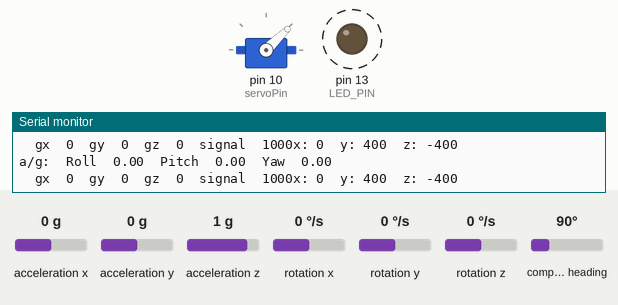
This sketch was run on a simulated Arduino Mega 2560, built with avr-gcc and run on an emulated ATmega2560. Parts: servo, output pins drawn as LEDs (lit = HIGH), the last lines printed to the serial monitor. Wiring (inferred from the names in the program): HMC5883L compass at I2C address 0x1E. Dashed ring = blinking. The test bench sets the inputs (shaded band); at power-on: acceleration z 1 g, rotation x 0 °/s, acceleration x 0 g, acceleration y 0 g, rotation y 0 °/s, rotation z 0 °/s, compass heading 90°.

Above: at 2.47 s.
2.8 s: acceleration z set to 0.1 g
5.8 s: acceleration z set to -0.2 g
At 8.07 s:
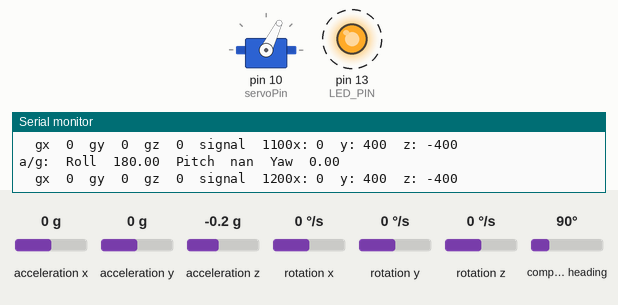
8.8 s: rotation x set to -192 °/s
11.8 s: acceleration z set to 0 g
At 11.84 s:
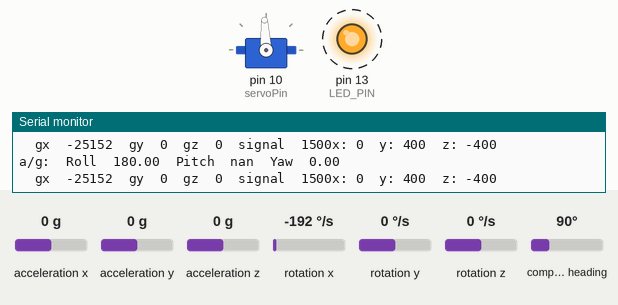
14.8 s: acceleration x set to 0.2 g
At 16.03 s:
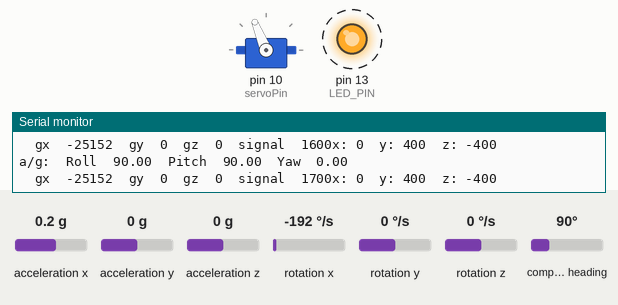
17.8 s: acceleration x set to -1.4 g
At 18.15 s:
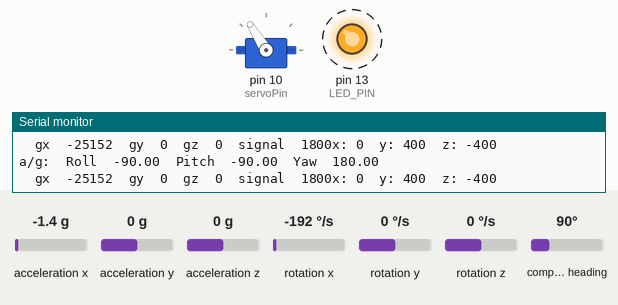
Timing chart, 0 to 21.8 s (numbered marks = the images above; inputs shaded):
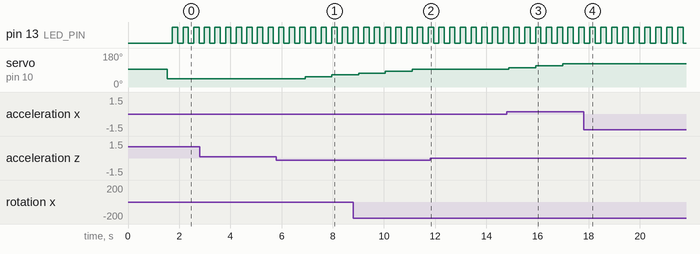

The sketch:

imu_and_hmc.ino
```cpp
#include <Wire.h>
#include <I2Cdev.h>
#include <MPU6050.h>
#include <Servo.h>

// class default I2C address is 0x68
// specific I2C addresses may be passed as a parameter here
// AD0 low = 0x68 (default for InvenSense evaluation board)
// AD0 high = 0x69
MPU6050 accelgyro;

#define address 0x1E

int16_t ax, ay, az;
int16_t gx, gy, gz;
int x,y,z; //triple axis data
double Roll;
double Pitch;
double Yaw;

int servoPin = 10;
#define MAX_FDIR 1900
#define MIN 1500
#define MAX_RDIR 1100
Servo servo;

#define LED_PIN 13
bool blinkState = false;

void setup()
{
  // Initializing of IMU
  Wire.begin();
  Serial.begin(9600);
  Serial.println("Initializing I2C devices...");
  accelgyro.initialize();

  Serial.println("Testing device connections...");
  Serial.println(accelgyro.testConnection() ? "MPU6050 connection successful" : "MPU6050 connection failed");
   delay(500);
  pinMode(LED_PIN, OUTPUT);

  // Initializing of Magnetometer
  Serial.begin(9600);
  Wire.begin();
  digitalWrite(22,HIGH);
  //Put the HMC5883 IC into the correct operating mode
  Wire.beginTransmission(address); //open communication with HMC5883
  Wire.write(0x02); //select mode register
  Wire.write(0x00); //continuous measurement mode
  Wire.endTransmission();
   servo.attach(servoPin);
   servo.writeMicroseconds(1500);// send" stop" signal
   delay(1000);

  servo.attach(servoPin);
}

void loop()
{
  static int signal = 1000;

  // read raw accel/gyro measurements from device
  accelgyro.getMotion6(&ax, &ay, &az, &gx, &gy, &gz);
  Roll = atan2(ax, az) * 180/PI;
  Pitch = atan2(ax, sqrt(ay*ay + az*az)) * 180/PI;
  Yaw=atan2(ay,ax)* 180/PI;

  //Tell the HMC5883L where to begin reading data
  Wire.beginTransmission(address);
  Wire.write(0x03); //select register 3, X MSB register
  Wire.endTransmission();


 //Read data from each axis, 2 registers per axis
  Wire.requestFrom(address, 6);
  if(6<=Wire.available())
  {
    x = Wire.read()<<8; //X msb
    x |= Wire.read(); //X lsb

    z = Wire.read()<<8; //Z msb
    z |= Wire.read(); //Z lsb
    y = Wire.read()<<8; //Y msb
    y |= Wire.read(); //Y lsb


    if(Roll>70)
  {
    static uint32_t timer = millis();
    static bool reverseDir = true;

    if(millis() - timer >= 1000)
    {
      timer = millis();
      //Serial.println(signal);

      if(signal > MAX_FDIR)
      {
        reverseDir = false;
      }
      else if (signal < MAX_RDIR)
      {
        reverseDir = true;
      }

    if(reverseDir == true)
    {
      signal+=100 ;
    }
    else
    {
      signal -=100;
    }
   }

  }
  else
  {
    servo.writeMicroseconds(1500);
  }
  servo.writeMicroseconds(signal);
  }
  Serial.print("a/g:\t");
  Serial.print("Roll"); Serial.print("\t");
  Serial.print(Roll); Serial.print("\t");
  Serial.print("Pitch"); Serial.print("\t");
  Serial.print(Pitch); Serial.print("\t");
  Serial.print("Yaw"); Serial.print("\t");
  Serial.println(Yaw);Serial.print("\t");
  Serial.print("gx");Serial.print("\t");
  Serial.print(gx);Serial.print("\t");
  Serial.print("gy");Serial.print("\t");
  Serial.print(gy);Serial.print("\t");
  Serial.print("gz");Serial.print("\t");
  Serial.print(gz);Serial.print("\t");
  Serial.print("signal");Serial.print("\t");
  Serial.print(signal);
  delay(100);

  //Print out values of each axis
  Serial.print("x: ");
  Serial.print(x);
  Serial.print("  y: ");
  Serial.print(y);
  Serial.print("  z: ");
  Serial.println(z);
  delay(100);


  // blink LED to indicate activity
  blinkState = !blinkState;
  digitalWrite(LED_PIN, blinkState);
}
```

Measured:
- the behaviour switches between 0 and -0.1 g on acceleration z (found by bisection; images 0 and 1)
- the behaviour switches between 0 and 0.1 g on acceleration x (found by bisection; images 2 and 3)
- after the input at 5.8 s, servo on pin 10 (servoPin): 44° → 54° after 1.1 s, → 64° 1.0 s later
- after the input at 11.8 s, servo on pin 10 (servoPin): stays 93° (without the input it goes to 102° after 0.36 s)
- after the input at 14.8 s, servo on pin 10 (servoPin): 93° → 102° after 0.08 s, → 112° 1.1 s later, → 122° 1.1 s later
- after the input at 17.8 s, servo on pin 10 (servoPin): stays 122° (without the input it goes to 132° after 0.24 s)
- by itself, pin 13 (LED_PIN): alternates HIGH for 0.22 s and LOW for 0.22 s
